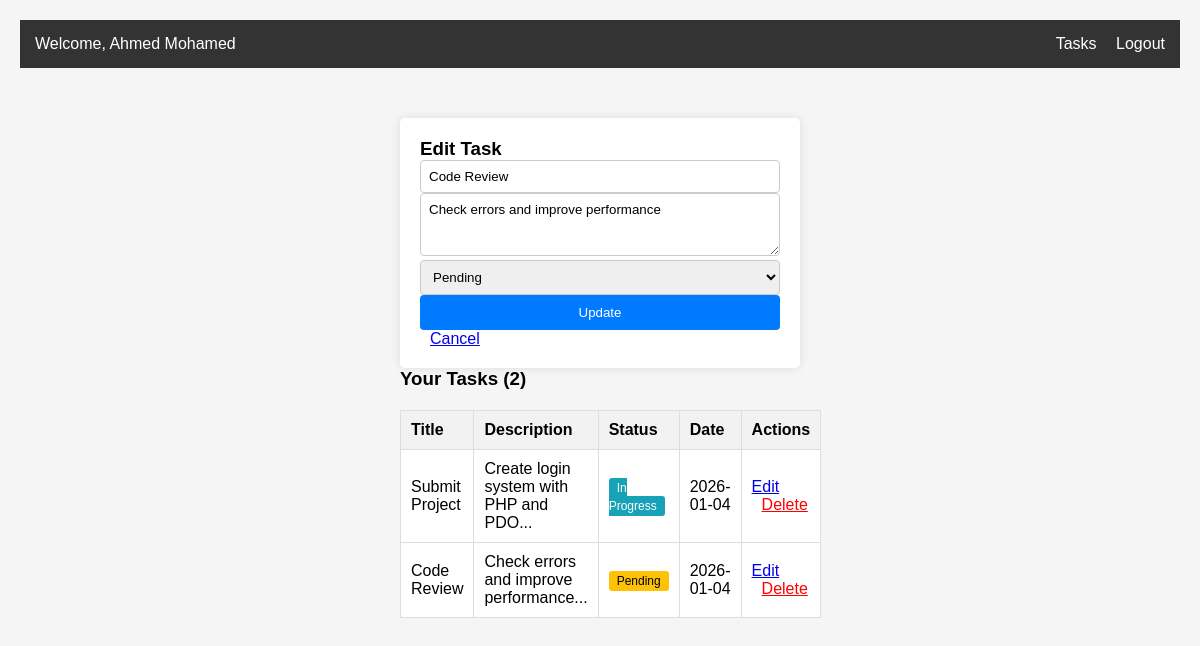
Screenshot of /dashboard.php?edit=2 (signed in) with the database file from the repository.
### tables this page shows
CREATE TABLE `tasks` (
  `id` int(11) NOT NULL,
  `user_id` int(11) NOT NULL,
  `title` varchar(200) NOT NULL,
  `description` text DEFAULT NULL,
  `status` enum('pending','in_progress','completed') DEFAULT 'pending',
  `created_at` timestamp NOT NULL DEFAULT current_timestamp()
);

### dashboard.php (the view, shortened to what this page needs)
<?php
require 'config.php';
$user_id = $_SESSION['user_id'];
$user_name = $_SESSION['user_name'];
$stmt = $conn->prepare("SELECT * FROM tasks WHERE user_id = ? ORDER BY created_at DESC");
$stmt->execute([$user_id]);
$tasks = $stmt->fetchAll();
$edit_task = null;
if(isset($_GET['edit'])) {
    $id = $_GET['edit'];
    $stmt = $conn->prepare("SELECT * FROM tasks WHERE id=? AND user_id=?");
    $stmt->execute([$id, $user_id]);
    $edit_task = $stmt->fetch();
}
?>
<!DOCTYPE html>
<html>
<head>
    <link rel="stylesheet" href="style.css">
</head>
<body>
    <div class="navbar">
        <div>Welcome, <?php echo $user_name; ?></div>
        <div>
            <a href="dashboard.php">Tasks</a>
            <a href="logout.php">Logout</a>
        </div>
    </div>
    <div class="container">
        <div class="form-box">
            <h3><?php echo $edit_task ? 'Edit Task' : 'Add New Task'; ?></h3>
            <form method="POST">
                <input type="text" name="title" placeholder="Task Title"
                       value="<?php echo $edit_task ? $edit_task['title'] : ''; ?>" required>
                <textarea name="description" rows="3" placeholder="Task Description"><?php echo $edit_task ? $edit_task['description'] : ''; ?></textarea>
                <?php if($edit_task): ?>
                <select name="status">
                    <option value="pending" <?php echo $edit_task['status'] == 'pending' ? 'selected' : ''; ?>>Pending</option>
                </select>
                <?php endif; ?>
                <button type="submit" name="<?php echo $edit_task ? 'update' : 'add'; ?>">
                    <?php echo $edit_task ? 'Update' : 'Add'; ?>
                </button>
                <?php if($edit_task): ?>
                    <a href="dashboard.php" style="margin-left:10px;">Cancel</a>
                <?php endif; ?>
            </form>
        </div>
        <h3>Your Tasks (<?php echo count($tasks); ?>)</h3>
        <?php if(empty($tasks)): ?>
            <p>No tasks yet</p>
        <?php else: ?>
            <table class="table">
                <tr>
                    <th>Title</th>
                    <th>Description</th>
                    <th>Status</th>
                    <th>Date</th>
                    <th>Actions</th>
                </tr>
                <?php foreach($tasks as $task): ?>
                <tr>
                    <td><?php echo $task['title']; ?></td>
                    <td><?php echo substr($task['description'], 0, 50); ?>...</td>
                    <td>
                        <span class="status <?php echo $task['status']; ?>">
                            <?php
                            if($task['status'] == 'pending') echo 'Pending';
                            elseif($task['status'] == 'in_progress') echo 'In Progress';
                            else echo 'Completed';
                            ?>
                        </span>
                    </td>
                    <td><?php echo date('Y-m-d', strtotime($task['created_at'])); ?></td>
                    <td>
                        <a href="?edit=<?php echo $task['id']; ?>">Edit</a>
                        <a href="?delete=<?php echo $task['id']; ?>" onclick="return confirm('Delete task?')" style="color:red; margin-left:10px;">Delete</a>
                    </td>
                </tr>
                <?php endforeach; ?>
            </table>
        <?php endif; ?>
    </div>
</body>
</html>

### style.css (style rules this page uses)
* { margin: 0; padding: 0; box-sizing: border-box; font-family: Arial; }
body { background: #f5f5f5; padding: 20px; }
.container { max-width: 400px; margin: 50px auto; }
.form-box { background: white; padding: 20px; border-radius: 5px; box-shadow: 0 0 10px rgba(0, 0, 0, 0.1); }
input, select, textarea { width: 100%; padding: 8px; border: 1px solid #ccc; border-radius: 4px; }
button { width: 100%; padding: 10px; background: #007bff; color: white; border: none; border-radius: 4px; cursor: pointer; }
.navbar { background: #333; color: white; padding: 15px; display: flex; justify-content: space-between; }
.navbar a { color: white; text-decoration: none; margin-left: 15px; }
.table { width: 100%; background: white; border-collapse: collapse; margin-top: 20px; }
.table th, .table td { padding: 10px; border: 1px solid #ddd; text-align: left; }
.table th { background: #f2f2f2; }
.status { padding: 3px 8px; border-radius: 3px; font-size: 12px; }
.pending { background: #ffc107; }
.in_progress { background: #17a2b8; color: white; }

### rows the page displays
tasks: title "Code Review", description "Check errors and improve performance", status "Pending", created_at "2026-01-04"
tasks: title "Submit Project", description "Create login system with PHP and PDO", status "In Progress", created_at "2026-01-04"

### other values shown
$user_name "Ahmed Mohamed"
count($tasks) "2"
